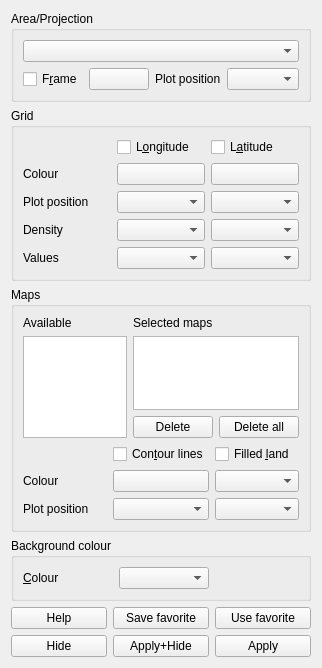
<?xml version="1.0" encoding="UTF-8"?>
<ui version="4.0">
 <class>MapDialog</class>
 <widget class="QWidget" name="MapDialog">
  <property name="geometry">
   <rect>
    <x>0</x>
    <y>0</y>
    <width>322</width>
    <height>668</height>
   </rect>
  </property>
  <property name="windowTitle">
   <string>Map and Area</string>
  </property>
  <layout class="QVBoxLayout" name="verticalLayout">
   <item>
    <widget class="QGroupBox" name="groupArea">
     <property name="title">
      <string>Area/Projection</string>
     </property>
     <layout class="QGridLayout" name="gridLayout_2">
      <item row="2" column="1">
       <widget class="LineStyleButton" name="ff_linestyle">
        <property name="text">
         <string notr="true"/>
        </property>
       </widget>
      </item>
      <item row="2" column="0">
       <widget class="QCheckBox" name="showframe">
        <property name="toolTip">
         <string>Draw boundary of selected area</string>
        </property>
        <property name="text">
         <string>F&amp;rame</string>
        </property>
       </widget>
      </item>
      <item row="2" column="3">
       <widget class="QComboBox" name="ff_zorder"/>
      </item>
      <item row="2" column="2">
       <widget class="QLabel" name="ff_zorderlabel">
        <property name="text">
         <string>Plot position</string>
        </property>
       </widget>
      </item>
      <item row="0" column="0" colspan="4">
       <widget class="QComboBox" name="areabox"/>
      </item>
     </layout>
    </widget>
   </item>
   <item>
    <widget class="QGroupBox" name="groupGrid">
     <property name="title">
      <string>Grid</string>
     </property>
     <layout class="QVBoxLayout" name="layoutBoxGrid">
      <item>
       <layout class="QGridLayout" name="layoutGrid">
        <item row="0" column="1">
         <widget class="QCheckBox" name="showlon">
          <property name="toolTip">
           <string>Show longitude-lines on the map</string>
          </property>
          <property name="text">
           <string>L&amp;ongitude</string>
          </property>
         </widget>
        </item>
        <item row="1" column="2">
         <widget class="LineStyleButton" name="lat_linestyle">
          <property name="text">
           <string notr="true"/>
          </property>
         </widget>
        </item>
        <item row="1" column="0">
         <widget class="QLabel" name="lonlat_colorlabel">
          <property name="text">
           <string>Colour</string>
          </property>
         </widget>
        </item>
        <item row="2" column="0">
         <widget class="QLabel" name="lonlat_zorderlabel">
          <property name="text">
           <string>Plot position</string>
          </property>
         </widget>
        </item>
        <item row="3" column="1">
         <widget class="QComboBox" name="lon_density"/>
        </item>
        <item row="2" column="2">
         <widget class="QComboBox" name="lat_zorder"/>
        </item>
        <item row="0" column="2">
         <widget class="QCheckBox" name="showlat">
          <property name="toolTip">
           <string>Show latitude-lines on the map</string>
          </property>
          <property name="text">
           <string>L&amp;atitude</string>
          </property>
         </widget>
        </item>
        <item row="2" column="1">
         <widget class="QComboBox" name="lon_zorder"/>
        </item>
        <item row="3" column="2">
         <widget class="QComboBox" name="lat_density"/>
        </item>
        <item row="3" column="0">
         <widget class="QLabel" name="lonlat_densitylabel">
          <property name="text">
           <string>Density</string>
          </property>
         </widget>
        </item>
        <item row="4" column="0">
         <widget class="QLabel" name="labelLonLatValues">
          <property name="text">
           <string>Values</string>
          </property>
         </widget>
        </item>
        <item row="1" column="1">
         <widget class="LineStyleButton" name="lon_linestyle">
          <property name="text">
           <string notr="true"/>
          </property>
         </widget>
        </item>
        <item row="4" column="2">
         <widget class="QComboBox" name="lat_valuepos">
          <property name="toolTip">
           <string>If and where to show latitude-values</string>
          </property>
         </widget>
        </item>
        <item row="4" column="1">
         <widget class="QComboBox" name="lon_valuepos">
          <property name="toolTip">
           <string>If and where to show longitude-values</string>
          </property>
         </widget>
        </item>
       </layout>
      </item>
     </layout>
    </widget>
   </item>
   <item>
    <widget class="QGroupBox" name="groupMaps">
     <property name="title">
      <string>Maps</string>
     </property>
     <layout class="QVBoxLayout" name="layoutBoxMap" stretch="1,1">
      <item>
       <layout class="QGridLayout" name="layoutMapSelect">
        <item row="1" column="1" colspan="2">
         <widget class="QListWidget" name="selectedMapbox"/>
        </item>
        <item row="2" column="2">
         <widget class="QPushButton" name="mapalldelete">
          <property name="toolTip">
           <string>Clear list of selected maps</string>
          </property>
          <property name="text">
           <string>Delete all</string>
          </property>
         </widget>
        </item>
        <item row="1" column="0" rowspan="2">
         <widget class="QListWidget" name="mapbox">
          <property name="selectionMode">
           <enum>QAbstractItemView::MultiSelection</enum>
          </property>
         </widget>
        </item>
        <item row="2" column="1">
         <widget class="QPushButton" name="mapdelete">
          <property name="toolTip">
           <string>Remove selected map from the list &quot;Selected maps&quot;</string>
          </property>
          <property name="text">
           <string>Delete</string>
          </property>
         </widget>
        </item>
        <item row="0" column="0">
         <widget class="QLabel" name="labelMapsAvailable">
          <property name="text">
           <string>Available</string>
          </property>
         </widget>
        </item>
        <item row="0" column="1" colspan="2">
         <widget class="QLabel" name="selectedMaplabel">
          <property name="text">
           <string>Selected maps</string>
          </property>
         </widget>
        </item>
       </layout>
      </item>
      <item>
       <layout class="QGridLayout" name="layoutMapStyle" rowstretch="0,0,0">
        <item row="0" column="1">
         <widget class="QCheckBox" name="contours">
          <property name="toolTip">
           <string>Draw contour lines (mandatory for maps without filled land)</string>
          </property>
          <property name="text">
           <string>Con&amp;tour lines</string>
          </property>
         </widget>
        </item>
        <item row="1" column="1">
         <widget class="LineStyleButton" name="cont_linestyle">
          <property name="text">
           <string notr="true"/>
          </property>
         </widget>
        </item>
        <item row="2" column="1">
         <widget class="QComboBox" name="cont_zorder"/>
        </item>
        <item row="0" column="2">
         <widget class="QCheckBox" name="filledland">
          <property name="toolTip">
           <string>Draw land with separate colour (only available for selected maps)</string>
          </property>
          <property name="text">
           <string>Filled &amp;land</string>
          </property>
         </widget>
        </item>
        <item row="2" column="0">
         <widget class="QLabel" name="map_zorderlabel">
          <property name="text">
           <string>Plot position</string>
          </property>
         </widget>
        </item>
        <item row="2" column="2">
         <widget class="QComboBox" name="land_zorder"/>
        </item>
        <item row="1" column="0">
         <widget class="QLabel" name="map_colorlabel">
          <property name="text">
           <string>Colour</string>
          </property>
         </widget>
        </item>
        <item row="1" column="2">
         <widget class="QComboBox" name="land_colorcbox"/>
        </item>
       </layout>
      </item>
     </layout>
    </widget>
   </item>
   <item>
    <widget class="QGroupBox" name="groupBackground">
     <property name="title">
      <string>Background colour</string>
     </property>
     <layout class="QGridLayout" name="gridLayout" columnstretch="1,1,1">
      <item row="0" column="0">
       <widget class="QLabel" name="backcolorlabel">
        <property name="text">
         <string>&amp;Colour</string>
        </property>
        <property name="buddy">
         <cstring>backcolorcbox</cstring>
        </property>
       </widget>
      </item>
      <item row="0" column="1">
       <widget class="QComboBox" name="backcolorcbox"/>
      </item>
      <item row="0" column="2">
       <spacer name="spacerBackground">
        <property name="orientation">
         <enum>Qt::Horizontal</enum>
        </property>
        <property name="sizeHint" stdset="0">
         <size>
          <width>98</width>
          <height>20</height>
         </size>
        </property>
       </spacer>
      </item>
     </layout>
    </widget>
   </item>
   <item>
    <layout class="QGridLayout" name="layoutButtons">
     <item row="0" column="0">
      <widget class="QPushButton" name="maphelp">
       <property name="text">
        <string>Help</string>
       </property>
      </widget>
     </item>
     <item row="0" column="1">
      <widget class="QPushButton" name="savefavorite">
       <property name="toolTip">
        <string>Save this layout as your favorite</string>
       </property>
       <property name="text">
        <string>Save favorite</string>
       </property>
      </widget>
     </item>
     <item row="0" column="2">
      <widget class="QPushButton" name="usefavorite">
       <property name="toolTip">
        <string>Use saved favorite layout</string>
       </property>
       <property name="text">
        <string>Use favorite</string>
       </property>
      </widget>
     </item>
     <item row="1" column="0">
      <widget class="QPushButton" name="maphide">
       <property name="text">
        <string>Hide</string>
       </property>
      </widget>
     </item>
     <item row="1" column="1">
      <widget class="QPushButton" name="mapapplyhide">
       <property name="text">
        <string>Apply+Hide</string>
       </property>
      </widget>
     </item>
     <item row="1" column="2">
      <widget class="QPushButton" name="mapapply">
       <property name="text">
        <string>Apply</string>
       </property>
      </widget>
     </item>
    </layout>
   </item>
  </layout>
  <zorder>groupArea</zorder>
  <zorder>groupMaps</zorder>
  <zorder>groupBackground</zorder>
  <zorder>groupGrid</zorder>
 </widget>
 <customwidgets>
  <customwidget>
   <class>LineStyleButton</class>
   <extends>QPushButton</extends>
   <header>qtStyleButtons.h</header>
   <slots>
    <signal>changed()</signal>
   </slots>
  </customwidget>
 </customwidgets>
 <tabstops>
  <tabstop>areabox</tabstop>
  <tabstop>showframe</tabstop>
  <tabstop>ff_linestyle</tabstop>
  <tabstop>ff_zorder</tabstop>
  <tabstop>showlon</tabstop>
  <tabstop>lon_linestyle</tabstop>
  <tabstop>lon_zorder</tabstop>
  <tabstop>lon_density</tabstop>
  <tabstop>lon_valuepos</tabstop>
  <tabstop>showlat</tabstop>
  <tabstop>lat_linestyle</tabstop>
  <tabstop>lat_zorder</tabstop>
  <tabstop>lat_density</tabstop>
  <tabstop>lat_valuepos</tabstop>
  <tabstop>mapbox</tabstop>
  <tabstop>selectedMapbox</tabstop>
  <tabstop>mapdelete</tabstop>
  <tabstop>mapalldelete</tabstop>
  <tabstop>contours</tabstop>
  <tabstop>cont_linestyle</tabstop>
  <tabstop>cont_zorder</tabstop>
  <tabstop>filledland</tabstop>
  <tabstop>land_zorder</tabstop>
  <tabstop>land_colorcbox</tabstop>
  <tabstop>backcolorcbox</tabstop>
  <tabstop>maphelp</tabstop>
  <tabstop>savefavorite</tabstop>
  <tabstop>usefavorite</tabstop>
  <tabstop>maphide</tabstop>
  <tabstop>mapapplyhide</tabstop>
  <tabstop>mapapply</tabstop>
 </tabstops>
 <resources/>
 <connections>
  <connection>
   <sender>mapdelete</sender>
   <signal>clicked()</signal>
   <receiver>MapDialog</receiver>
   <slot>mapdeleteClicked()</slot>
   <hints>
    <hint type="sourcelabel">
     <x>213</x>
     <y>500</y>
    </hint>
    <hint type="destinationlabel">
     <x>159</x>
     <y>383</y>
    </hint>
   </hints>
  </connection>
  <connection>
   <sender>mapalldelete</sender>
   <signal>clicked()</signal>
   <receiver>MapDialog</receiver>
   <slot>mapalldeleteClicked()</slot>
   <hints>
    <hint type="sourcelabel">
     <x>299</x>
     <y>500</y>
    </hint>
    <hint type="destinationlabel">
     <x>159</x>
     <y>383</y>
    </hint>
   </hints>
  </connection>
  <connection>
   <sender>selectedMapbox</sender>
   <signal>itemClicked(QListWidgetItem*)</signal>
   <receiver>MapDialog</receiver>
   <slot>selectedMapboxClicked(QListWidgetItem*)</slot>
   <hints>
    <hint type="sourcelabel">
     <x>230</x>
     <y>445</y>
    </hint>
    <hint type="destinationlabel">
     <x>159</x>
     <y>383</y>
    </hint>
   </hints>
  </connection>
  <connection>
   <sender>contours</sender>
   <signal>toggled(bool)</signal>
   <receiver>MapDialog</receiver>
   <slot>cont_checkboxActivated(bool)</slot>
   <hints>
    <hint type="sourcelabel">
     <x>206</x>
     <y>528</y>
    </hint>
    <hint type="destinationlabel">
     <x>159</x>
     <y>383</y>
    </hint>
   </hints>
  </connection>
  <connection>
   <sender>cont_zorder</sender>
   <signal>activated(int)</signal>
   <receiver>MapDialog</receiver>
   <slot>cont_zordercboxActivated(int)</slot>
   <hints>
    <hint type="sourcelabel">
     <x>206</x>
     <y>584</y>
    </hint>
    <hint type="destinationlabel">
     <x>159</x>
     <y>383</y>
    </hint>
   </hints>
  </connection>
  <connection>
   <sender>filledland</sender>
   <signal>toggled(bool)</signal>
   <receiver>MapDialog</receiver>
   <slot>land_checkboxActivated(bool)</slot>
   <hints>
    <hint type="sourcelabel">
     <x>299</x>
     <y>528</y>
    </hint>
    <hint type="destinationlabel">
     <x>159</x>
     <y>383</y>
    </hint>
   </hints>
  </connection>
  <connection>
   <sender>land_colorcbox</sender>
   <signal>activated(int)</signal>
   <receiver>MapDialog</receiver>
   <slot>land_colorcboxActivated(int)</slot>
   <hints>
    <hint type="sourcelabel">
     <x>299</x>
     <y>556</y>
    </hint>
    <hint type="destinationlabel">
     <x>159</x>
     <y>383</y>
    </hint>
   </hints>
  </connection>
  <connection>
   <sender>land_zorder</sender>
   <signal>activated(int)</signal>
   <receiver>MapDialog</receiver>
   <slot>land_zordercboxActivated(int)</slot>
   <hints>
    <hint type="sourcelabel">
     <x>299</x>
     <y>584</y>
    </hint>
    <hint type="destinationlabel">
     <x>159</x>
     <y>383</y>
    </hint>
   </hints>
  </connection>
  <connection>
   <sender>showlon</sender>
   <signal>toggled(bool)</signal>
   <receiver>MapDialog</receiver>
   <slot>lon_checkboxActivated(bool)</slot>
   <hints>
    <hint type="sourcelabel">
     <x>159</x>
     <y>184</y>
    </hint>
    <hint type="destinationlabel">
     <x>159</x>
     <y>383</y>
    </hint>
   </hints>
  </connection>
  <connection>
   <sender>showlat</sender>
   <signal>toggled(bool)</signal>
   <receiver>MapDialog</receiver>
   <slot>lat_checkboxActivated(bool)</slot>
   <hints>
    <hint type="sourcelabel">
     <x>261</x>
     <y>184</y>
    </hint>
    <hint type="destinationlabel">
     <x>159</x>
     <y>383</y>
    </hint>
   </hints>
  </connection>
  <connection>
   <sender>showframe</sender>
   <signal>toggled(bool)</signal>
   <receiver>MapDialog</receiver>
   <slot>showframe_checkboxActivated(bool)</slot>
   <hints>
    <hint type="sourcelabel">
     <x>299</x>
     <y>61</y>
    </hint>
    <hint type="destinationlabel">
     <x>159</x>
     <y>383</y>
    </hint>
   </hints>
  </connection>
  <connection>
   <sender>savefavorite</sender>
   <signal>clicked()</signal>
   <receiver>MapDialog</receiver>
   <slot>saveFavoriteClicked()</slot>
   <hints>
    <hint type="sourcelabel">
     <x>208</x>
     <y>695</y>
    </hint>
    <hint type="destinationlabel">
     <x>159</x>
     <y>383</y>
    </hint>
   </hints>
  </connection>
  <connection>
   <sender>usefavorite</sender>
   <signal>clicked()</signal>
   <receiver>MapDialog</receiver>
   <slot>useFavoriteClicked()</slot>
   <hints>
    <hint type="sourcelabel">
     <x>311</x>
     <y>695</y>
    </hint>
    <hint type="destinationlabel">
     <x>159</x>
     <y>383</y>
    </hint>
   </hints>
  </connection>
  <connection>
   <sender>mapapplyhide</sender>
   <signal>clicked()</signal>
   <receiver>MapDialog</receiver>
   <slot>applyhideClicked()</slot>
   <hints>
    <hint type="sourcelabel">
     <x>208</x>
     <y>723</y>
    </hint>
    <hint type="destinationlabel">
     <x>159</x>
     <y>383</y>
    </hint>
   </hints>
  </connection>
  <connection>
   <sender>maphelp</sender>
   <signal>clicked()</signal>
   <receiver>MapDialog</receiver>
   <slot>helpClicked()</slot>
   <hints>
    <hint type="sourcelabel">
     <x>64</x>
     <y>695</y>
    </hint>
    <hint type="destinationlabel">
     <x>159</x>
     <y>383</y>
    </hint>
   </hints>
  </connection>
  <connection>
   <sender>cont_linestyle</sender>
   <signal>changed()</signal>
   <receiver>MapDialog</receiver>
   <slot>cont_linestyleActivated()</slot>
   <hints>
    <hint type="sourcelabel">
     <x>110</x>
     <y>549</y>
    </hint>
    <hint type="destinationlabel">
     <x>219</x>
     <y>602</y>
    </hint>
   </hints>
  </connection>
 </connections>
 <slots>
  <signal>MapApply()</signal>
  <signal>MapHide()</signal>
  <slot>mapboxChanged()</slot>
  <slot>selectedMapboxClicked(QListWidgetItem*)</slot>
  <slot>mapdeleteClicked()</slot>
  <slot>mapalldeleteClicked()</slot>
  <slot>lon_checkboxActivated(bool)</slot>
  <slot>lat_checkboxActivated(bool)</slot>
  <slot>showframe_checkboxActivated(bool)</slot>
  <slot>cont_checkboxActivated(bool)</slot>
  <slot>cont_linestyleActivated()</slot>
  <slot>cont_zordercboxActivated(int)</slot>
  <slot>land_checkboxActivated(bool)</slot>
  <slot>land_colorcboxActivated(int)</slot>
  <slot>land_zordercboxActivated(int)</slot>
  <slot>helpClicked()</slot>
  <slot>applyhideClicked()</slot>
  <slot>saveFavoriteClicked()</slot>
  <slot>useFavoriteClicked()</slot>
 </slots>
</ui>
